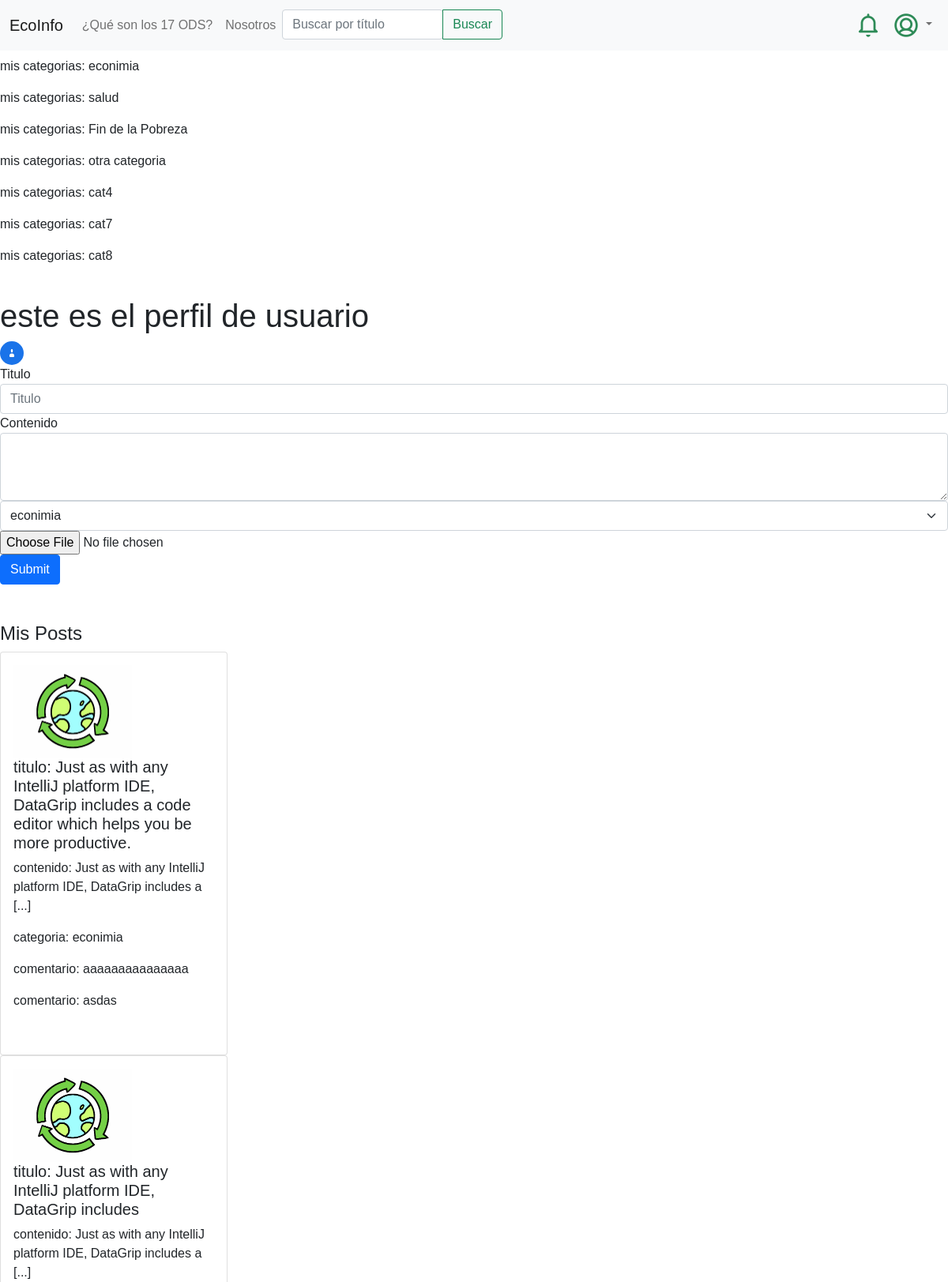
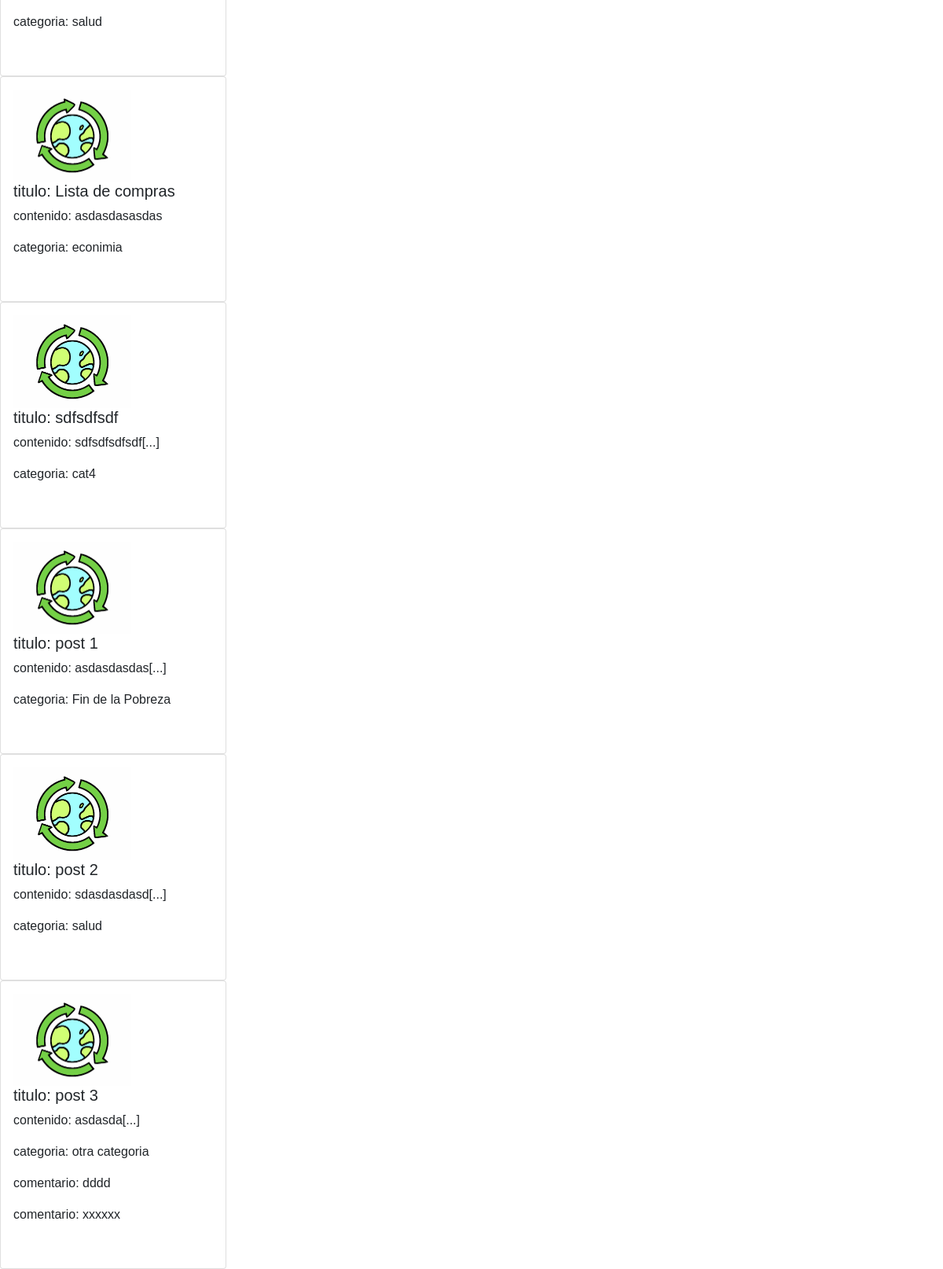
The app's page /perfil_usuario/ (signed in) with its own data (2 pictures, top to bottom).
### feed/models.py (models this page shows, shortened)
class categoria(models.Model):
    name = models.CharField(max_length=50)
    imagen = models.ImageField(upload_to='categoria',default='categoria_default.png')
    def __str__(self):
        return self.name

class usuario(models.Model):
    id = models.AutoField(primary_key=True)
    usuario_fk = models.OneToOneField(User, on_delete=models.CASCADE)
    tipo_usuario = models.ForeignKey(tipo_usuario, on_delete=models.CASCADE, null=False)
    foto= models.FileField(upload_to='fotos_perfil', default='foto_default.jpg')

class post(models.Model):
    posteador = models.ForeignKey(User, on_delete=models.CASCADE, null=True)
    titulo = models.CharField(max_length=100)
    contenido = models.TextField()
    pre_contenido = models.TextField()
    categoria = models.ForeignKey(categoria, on_delete=models.CASCADE,  default=1, null=False)
    creado_en = models.DateTimeField(auto_now_add=True)
    actualizado_en = models.DateTimeField(auto_now=True)
    me_gusta = models.IntegerField(default=0)
    no_megusta = models.IntegerField(default=0)
    imagen = models.FileField(upload_to='imagenes_posts', default='post_default.jpg')
    visitas = models.IntegerField(default=0)

class comentario(models.Model):
    post = models.ForeignKey(post, on_delete=models.CASCADE)
    comentador = models.ForeignKey(User, on_delete=models.CASCADE, null=True)
    contenido = models.TextField()
    creado_en = models.DateTimeField(auto_now_add=True)
    actualizado_en = models.DateTimeField(auto_now=True)
    aprobado = models.BooleanField(default=False)

### feed/views.py (the view)
# urls.py: path('perfil_usuario/',views.perfil_usuario, name='perfil_usuario'),
@login_required
def perfil_usuario(request):
    notif_user = notificaciones.objects.filter(post__posteador_id=request.user.id ).exclude(usuario_id = request.user.id).order_by('creado_en').reverse()[:10]
    mis_posteos = post.objects.filter(posteador_id=request.user.id).order_by('creado_en').reverse()
    mis_categorias = categoria.objects.filter(id__in = mis_posteos )
    mis_comentarios = comentario.objects.filter(comentador_id=request.user.id).order_by('creado_en').reverse()
    categorias = categoria.objects.all()
    usuario_actual = usuario.objects.get(id=request.user.id)
    contexto = {'mis_posteos':mis_posteos, 'mis_comentarios':mis_comentarios, 'categorias':categorias, 'notif_user':notif_user, 'mis_categorias':mis_categorias, 'usuario_actual':usuario_actual}
    return render(request,"perfil_usuario.html",contexto)

### feed/templates/perfil_usuario.html (shortened to what this page needs)
{% extends "base.html" %}
{% block content %}
<br><br><br>
<div>
    {% if mis_categorias %}
        {% for mi_categoria in mis_categorias %}
                <p> mis categorias: {{ mi_categoria.name }} </p>
        {% endfor %}
    {% endif %}
</div>
    <h1>este es el perfil de usuario</h1>
    {% if  user.is_authenticated %}
    <img src="{{usuario_actual.foto.url }}" style="width: 30px; height: 30px; border-radius: 30px;" >
    {% endif %}
    <form action="{% url 'agregar_post' %} " method="POST"  enctype="multipart/form-data"> {% csrf_token %}
        <div class="form-group">
            <label for="titulo">Titulo</label>
            <input type="text" class="form-control" id="txttitulo" name="txttitulo" placeholder="Titulo">
        </div>
        <div class="form-group">
            <label for="contenido">Contenido</label>
            <textarea class="form-control" id="txtcontenido" name="txtcontenido" rows="3"></textarea>
        </div>
        <div class="form-group">
            <select class="form-gourp form-select" name="txtcategoria" id="txtcategoria" required>
                {% for categoria in categorias %}
                    <option value="{{categoria.id}}" >{{categoria.name}}</option>
                {% endfor %}
              </select>
        </div>
        <div >
            <input type="file" id="txtimagen"  name="txtimagen">
        </div>
        <button type="submit" class="btn btn-primary">Submit</button>
    </form>
     <br>
     <br>
     <h4>Mis Posts</h4>
     {% for post in mis_posteos %}
     <div class="card" style="width: 18rem;">
         <div class="card-body">
            <img src="{{post.imagen.url}}" alt="{{post.tipo_17_ODS}}" style="width:150px;">
             <h5 class="card-title">titulo: {{ post.titulo }}</h5>
             <p class="card-text">contenido: {{ post.pre_contenido }}</p>
             <p class="card-text">  categoria: {{post.categoria}} </p>
             {% for comentario in mis_comentarios %}
             {% if comentario.post_id == post.id %}
                 <p class="card-text">comentario: {{ comentario.contenido }}</p>
             {% endif %}
             {% endfor %}
             <br>
         </div>
     </div>
 {% endfor %}
{% endblock %}

### feed/static/css/estilos.css (style rules this page uses)
html, body { height: 100%; margin: 0; font-family: Helvetica; width: 100%; }

### records on screen
categoria: name "econimia"
categoria: name "salud"
categoria: name "Fin de la Pobreza"
categoria: name "otra categoria"
categoria: name "cat4"
categoria: name "cat7"
categoria: name "cat8"
usuario: foto (placeholder picture)
post: imagen (placeholder picture), titulo "Just as with any IntelliJ platform IDE, DataGrip includes a code editor which helps you be more productive.", pre_contenido "Just as with any IntelliJ platform IDE, DataGrip includes a [...]", categoria "econimia"
comentario: contenido "aaaaaaaaaaaaaaa"
comentario: contenido "asdas"
post: imagen (placeholder picture), titulo "Just as with any IntelliJ platform IDE, DataGrip includes", pre_contenido "Just as with any IntelliJ platform IDE, DataGrip includes a [...]", categoria "salud"
post: imagen (placeholder picture), titulo "Lista de compras", pre_contenido "asdasdasasdas", categoria "econimia"
post: imagen (placeholder picture), titulo "sdfsdfsdf", pre_contenido "sdfsdfsdfsdf[...]", categoria "cat4"
post: imagen (placeholder picture), titulo "post 1", pre_contenido "asdasdasdas[...]", categoria "Fin de la Pobreza"
post: imagen (placeholder picture), titulo "post 2", pre_contenido "sdasdasdasd[...]", categoria "salud"
post: imagen (placeholder picture), titulo "post 3", pre_contenido "asdasda[...]", categoria "otra categoria"
comentario: contenido "dddd"
comentario: contenido "xxxxxx"

### other values on screen
form field txtcategoria "econimia"
